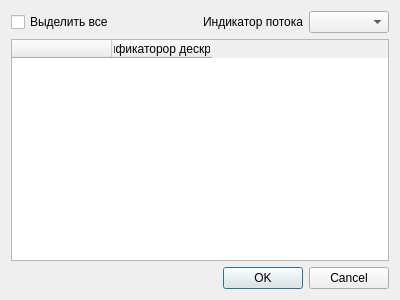
<?xml version="1.0" encoding="UTF-8"?>
<ui version="4.0">
 <class>addFaceInStream</class>
 <widget class="QDialog" name="addFaceInStream">
  <property name="geometry">
   <rect>
    <x>0</x>
    <y>0</y>
    <width>400</width>
    <height>300</height>
   </rect>
  </property>
  <property name="windowTitle">
   <string>Dialog</string>
  </property>
  <layout class="QVBoxLayout" name="verticalLayout">
   <item>
    <layout class="QHBoxLayout" name="horizontalLayout_2">
     <item>
      <widget class="QCheckBox" name="checkBox">
       <property name="text">
        <string>Выделить все</string>
       </property>
      </widget>
     </item>
     <item>
      <layout class="QHBoxLayout" name="horizontalLayout">
       <item>
        <widget class="QLabel" name="label">
         <property name="text">
          <string>Индикатор потока</string>
         </property>
        </widget>
       </item>
       <item>
        <widget class="QComboBox" name="comboBox"/>
       </item>
      </layout>
     </item>
    </layout>
   </item>
   <item>
    <widget class="QTableWidget" name="tableWidget">
     <column>
      <property name="text">
       <string> </string>
      </property>
     </column>
     <column>
      <property name="text">
       <string>Идентификаторор дескриптора</string>
      </property>
     </column>
    </widget>
   </item>
   <item>
    <widget class="QDialogButtonBox" name="buttonBox">
     <property name="orientation">
      <enum>Qt::Horizontal</enum>
     </property>
     <property name="standardButtons">
      <set>QDialogButtonBox::Cancel|QDialogButtonBox::Ok</set>
     </property>
    </widget>
   </item>
  </layout>
 </widget>
 <resources/>
 <connections>
  <connection>
   <sender>buttonBox</sender>
   <signal>accepted()</signal>
   <receiver>addFaceInStream</receiver>
   <slot>accept()</slot>
   <hints>
    <hint type="sourcelabel">
     <x>248</x>
     <y>254</y>
    </hint>
    <hint type="destinationlabel">
     <x>157</x>
     <y>274</y>
    </hint>
   </hints>
  </connection>
  <connection>
   <sender>buttonBox</sender>
   <signal>rejected()</signal>
   <receiver>addFaceInStream</receiver>
   <slot>reject()</slot>
   <hints>
    <hint type="sourcelabel">
     <x>316</x>
     <y>260</y>
    </hint>
    <hint type="destinationlabel">
     <x>286</x>
     <y>274</y>
    </hint>
   </hints>
  </connection>
 </connections>
</ui>
